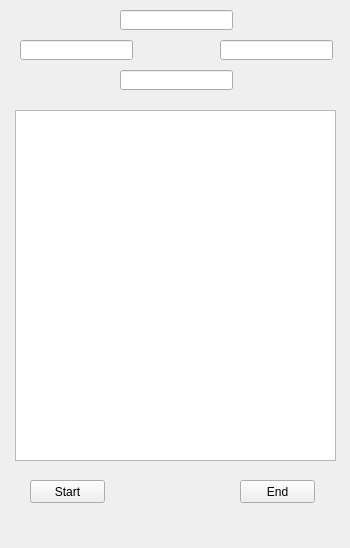
<?xml version="1.0" encoding="UTF-8"?>
<ui version="4.0">
 <class>dataAlertDockWidgetBase</class>
 <widget class="QDockWidget" name="dataAlertDockWidgetBase">
  <property name="geometry">
   <rect>
    <x>0</x>
    <y>0</y>
    <width>350</width>
    <height>548</height>
   </rect>
  </property>
  <property name="windowTitle">
   <string>UVI Alert</string>
  </property>
  <widget class="QWidget" name="dockWidgetContents">
   <widget class="QPushButton" name="endButton">
    <property name="geometry">
     <rect>
      <x>240</x>
      <y>480</y>
      <width>75</width>
      <height>23</height>
     </rect>
    </property>
    <property name="text">
     <string>End</string>
    </property>
   </widget>
   <widget class="QPushButton" name="startButton">
    <property name="geometry">
     <rect>
      <x>30</x>
      <y>480</y>
      <width>75</width>
      <height>23</height>
     </rect>
    </property>
    <property name="text">
     <string>Start</string>
    </property>
   </widget>
   <widget class="QTextBrowser" name="textBrowser">
    <property name="geometry">
     <rect>
      <x>15</x>
      <y>110</y>
      <width>321</width>
      <height>351</height>
     </rect>
    </property>
   </widget>
   <widget class="QLineEdit" name="upper">
    <property name="geometry">
     <rect>
      <x>120</x>
      <y>10</y>
      <width>113</width>
      <height>20</height>
     </rect>
    </property>
   </widget>
   <widget class="QLineEdit" name="left">
    <property name="geometry">
     <rect>
      <x>20</x>
      <y>40</y>
      <width>113</width>
      <height>20</height>
     </rect>
    </property>
   </widget>
   <widget class="QLineEdit" name="right">
    <property name="geometry">
     <rect>
      <x>220</x>
      <y>40</y>
      <width>113</width>
      <height>20</height>
     </rect>
    </property>
   </widget>
   <widget class="QLineEdit" name="lower">
    <property name="geometry">
     <rect>
      <x>120</x>
      <y>70</y>
      <width>113</width>
      <height>20</height>
     </rect>
    </property>
   </widget>
  </widget>
 </widget>
 <resources/>
 <connections/>
</ui>
